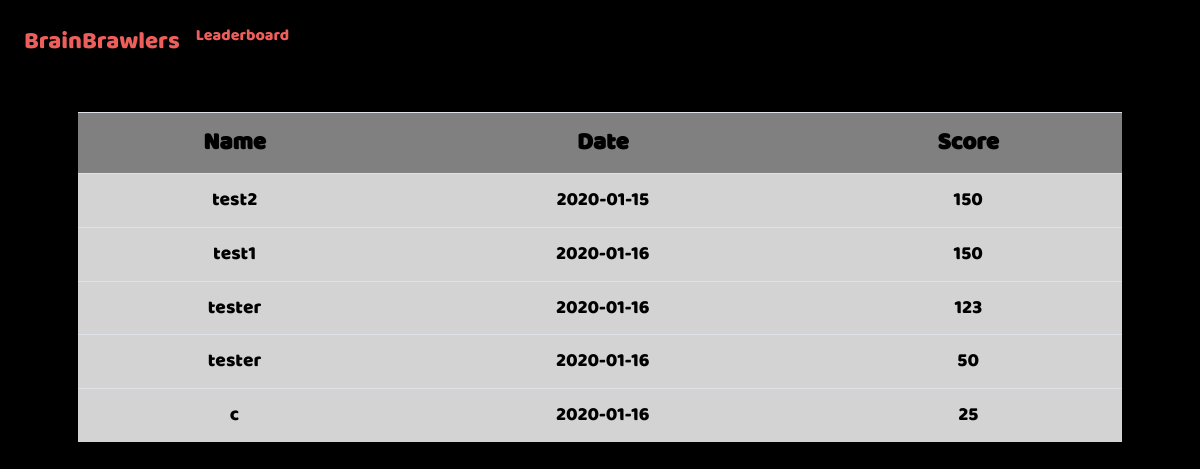
The page /leaderboard on the database as committed earlier.
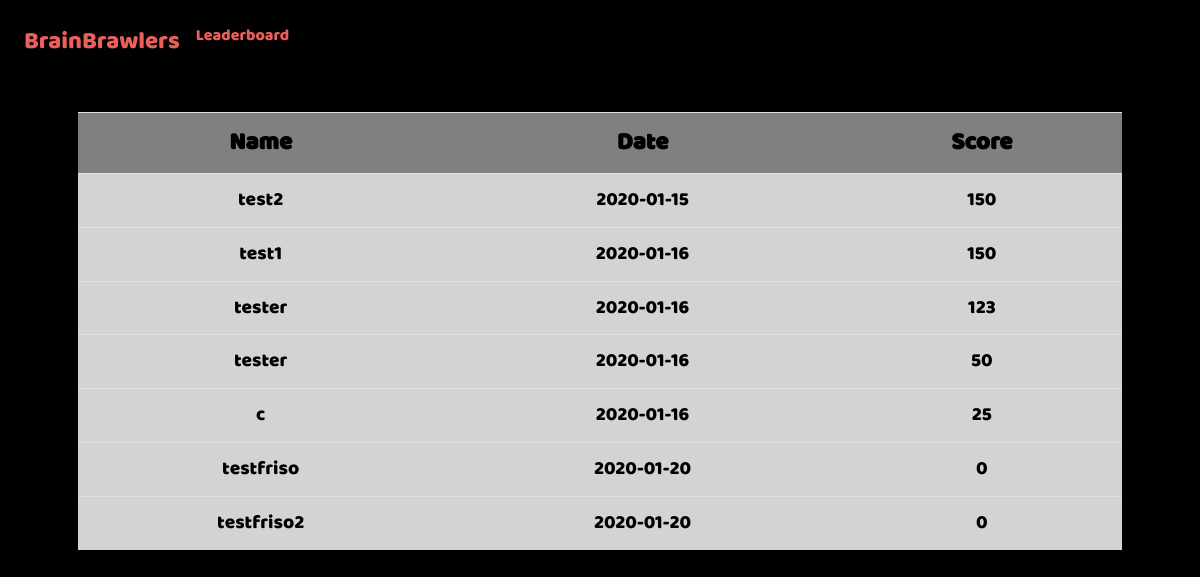
The same page on the database as committed later.
### tables this page shows
CREATE TABLE 'users' ('id' integer PRIMARY KEY AUTOINCREMENT NOT NULL, 'username' text NOT NULL, 'hash' text NOT NULL, 'highscore' integer NOT NULL, 'date'  date NOT NULL DEFAULT CURRENT_DATE  );

### application.py (the view)
@app.route("/leaderboard")
def leaderboard():
    highscores = db.execute("SELECT * FROM users ORDER BY highscore DESC, date;")
    return render_template("game/leaderboard.html", highscores=highscores)

### application.py (called while the page is built)
@app.after_request
def after_request(response):
    response.headers["Cache-Control"] = "no-cache, no-store, must-revalidate"
    response.headers["Expires"] = 0
    response.headers["Pragma"] = "no-cache"
    return response

### templates/game/leaderboard.html (shortened to what this page needs)
{% extends "layout.html" %}
{% block main %}
    <p>
        <br>
        <br>
    </p>
    <table id=table class="table table-striped" style="width:100%">
        <link href="/static/css/leaderboard.css" rel="stylesheet">
        <tr>
            <th>Name</th>
            <th>Date</th>
            <th>Score</th>
        </tr>
    {% for highscore in highscores %}
        <tr>
            <td>{{ highscore.username }}</td>
            <td>{{ highscore.date }}</td>
            <td>{{ highscore.highscore }}</td>
        </tr>
    {% endfor %}
    </table>
{% endblock %}

### templates/layout.html (shortened to what this page needs)
<!DOCTYPE html>
<html lang="en">
    <head>
        <link href="https://maxcdn.bootstrapcdn.com/bootstrap/4.1.3/css/bootstrap.min.css" rel="stylesheet">
        <link href="/static/css/basic_style.css" rel="stylesheet">
    </head>
    <body>
        <nav class="navbar fixed-top navbar-expand-md">
            <div class="collapse navbar-collapse" id="navbar">
                {% if session.user_id %}
                    <ul class="navbar-nav mr-auto mt-2">
                        <li class="nav-item nav-logo"><a class="nav-link" href="/">BrainBrawlers</a></li>
                        <li class="nav-item"><a class="nav-link" href="/leaderboard">Leaderboard</a></li>
                        <li class="nav-item"><a class="nav-link" href="/profile">Profile</a></li>
                    </ul>
                    <ul class="navbar-nav ml-auto mt-2">
                        <li class="nav-item"><a class="nav-link" href="/logout">Log Out</a></li>
                    </ul>
                {% else %}
                    <ul class="navbar-nav mr-auto mt-2">
                        <li class="nav-item nav-logo"><a class="nav-link" href="/">BrainBrawlers</a></li>
                        <li class="nav-item"><a class="nav-link" href="/leaderboard">Leaderboard</a></li>
                    </ul>
                {% endif %}
            </div>
        </nav>
        <main class="container p-5 center">
            {% block main %}{% endblock %}
        </main>
    </body>
</html>

### static/css/basic_style.css (style rules this page uses)
.nav-link { color: #ee5f5b; font-family: Baloo Regular, Baloo; }
body { background-color: #000000; }
main { overflow-x: auto; text-align: center; }
.center { color: #ffffff; text-align: center; }
.nav-logo { font-size: 150%; }

### static/css/leaderboard.css (style rules this page uses)
#table { margin-left:auto; margin-right:auto; color: black; font-family: Baloo Regular, Baloo; }
th { background-color: grey; font-size: 150%; font-weight: bold; }
td { background-color: lightgrey; font-size: 120%; }

Rows that differ between the two databases and show on the page:
added users: username "testfriso", date "2020-01-20", highscore "0"
added users: username "testfriso2", date "2020-01-20", highscore "0"
